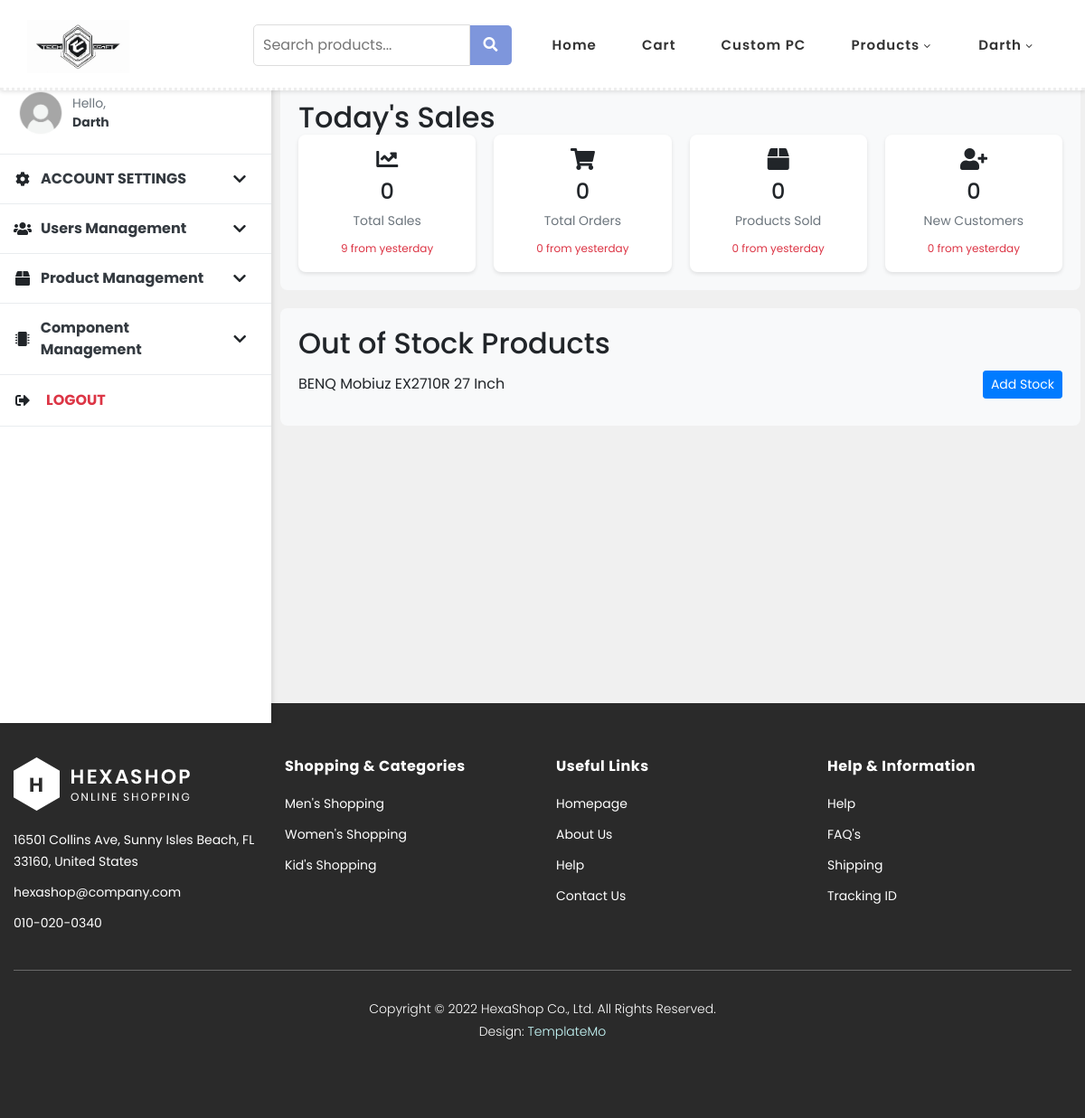
/admin-dashboard (signed in), run on an earlier commit of the app's database.
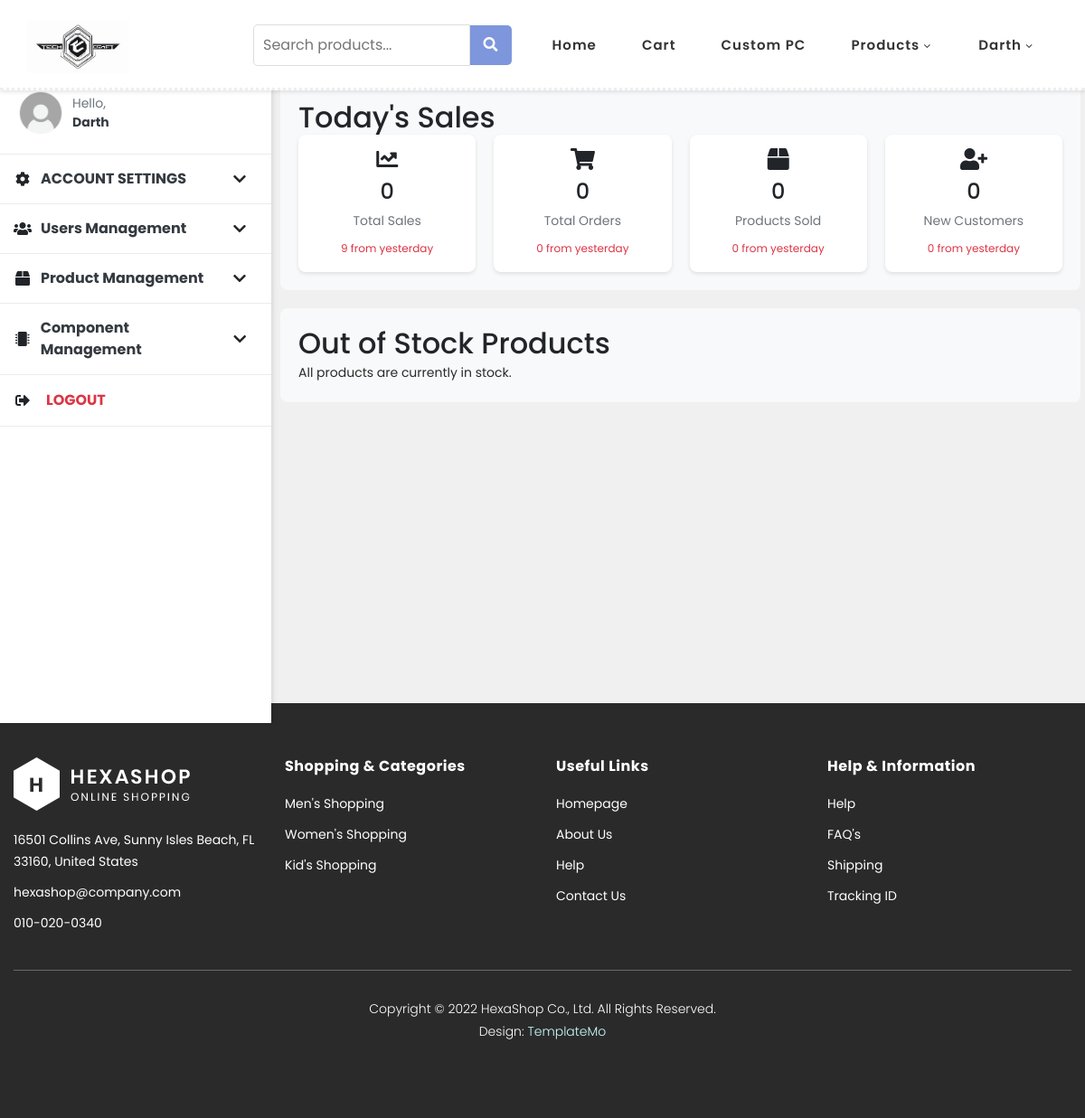
And on a later commit of the database.
### userapp/models.py (models this page shows, shortened)
class Product(models.Model):
    CATEGORY_CHOICES = (
        ('monitor', 'Monitor'),
        ('keyboard', 'Keyboard'),
        ('mouse', 'Mouse'),
        ('assembled_cpu', 'Assembled CPU'),
        ('accessory', 'Accessory'),
    )
    productId = models.AutoField(primary_key=True)
    name = models.CharField(max_length=255)
    brand = models.CharField(max_length=100)  # New field for brand name
    category = models.CharField(max_length=50, choices=CATEGORY_CHOICES)
    price = models.DecimalField(max_digits=10, decimal_places=2)
    stockLevel = models.PositiveIntegerField()
    description = models.TextField()
    main_image = models.ImageField(upload_to='product_images/', null=True, blank=True)

### userapp/views.py (the view)
# urls.py: path('admin-dashboard', views.admin_dashboard, name='admin_dashboard'),
@login_required(login_url='userapp:index')
def admin_dashboard(request):
    out_of_stock_products = Product.objects.filter(stockLevel=0)
    context = {
        'out_of_stock_products': out_of_stock_products,
    }
    return render(request, 'adminmain.html', context)

### template/adminmain.html (shortened to what the changed rows need)
{% load static %}
<!DOCTYPE html>
<html lang="en">
  <head>
    <link rel="stylesheet" type="text/css" href="{% static 'css/bootstrap.min.css' %}">
    <link rel="stylesheet" type="text/css" href="{% static 'css/font-awesome.css' %}">
    <link rel="stylesheet" href="{% static 'css/templatemo-hexashop.css' %}">
    <link rel="stylesheet" href="{% static 'css/owl-carousel.css' %}">
    <link rel="stylesheet" href="{% static 'css/lightbox.css' %}">
    <link rel="stylesheet" href="https://cdnjs.cloudflare.com/ajax/libs/font-awesome/5.15.3/css/all.min.css">
    </head>
    <body style="background-color:#f0f0f0;">
    <div class="main-content">
        <div class="dashboard-summary">
            <h2>Today's Sales</h2>
        </div>
        <div class="stock-summary">
            <h2>Out of Stock Products</h2>
            {% if out_of_stock_products %}
                <ul class="out-of-stock-list">
                    {% for product in out_of_stock_products %}
                        <li>
                            <span>{{ product.name }}</span>
                            <a href="/admin_editproduct/{{ product.productId }}/" class="btn btn-sm btn-primary">Add Stock</a>
                        </li>
                    {% endfor %}
                </ul>
            {% else %}
                <p>All products are currently in stock.</p>
            {% endif %}
        </div>
    </div>
  </body>
</html>

What changed in the data, as far as the page shows it:
no longer on this page (row edited): Product: name "BENQ Mobiuz EX2710R 27 Inch"
Also different on the page:
text now shown: "All products are currently in stock."
